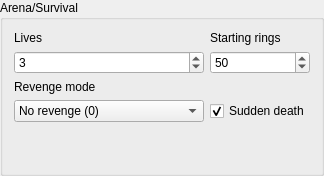
                                  <widget class="QGroupBox" name="groupBox_25">
                                   <property name="title">
                                    <string>Arena/Survival</string>
                                   </property>
                                   <layout class="QGridLayout" name="gridLayout_52">
                                    <item row="2" column="0">
                                     <widget class="QLabel" name="label_45">
                                      <property name="text">
                                       <string>Revenge mode</string>
                                      </property>
                                     </widget>
                                    </item>
                                    <item row="0" column="0">
                                     <widget class="QLabel" name="label_44">
                                      <property name="text">
                                       <string>Lives</string>
                                      </property>
                                     </widget>
                                    </item>
                                    <item row="1" column="0">
                                     <widget class="QSpinBox" name="Survival_livesInput">
                                      <property name="minimum">
                                       <number>1</number>
                                      </property>
                                      <property name="value">
                                       <number>3</number>
                                      </property>
                                     </widget>
                                    </item>
                                    <item row="3" column="0">
                                     <widget class="QComboBox" name="Survival_revengeCombobox">
                                      <property name="currentIndex">
                                       <number>0</number>
                                      </property>
                                      <item>
                                       <property name="text">
                                        <string>No revenge (0)</string>
                                       </property>
                                      </item>
                                      <item>
                                       <property name="text">
                                        <string>Revenge without respawn (1)</string>
                                       </property>
                                      </item>
                                      <item>
                                       <property name="text">
                                        <string>Revenge with respawn (2)</string>
                                       </property>
                                      </item>
                                     </widget>
                                    </item>
                                    <item row="1" column="1">
                                     <widget class="QSpinBox" name="Battle_startringsInput">
                                      <property name="toolTip">
                                       <string>battle_startrings</string>
                                      </property>
                                      <property name="minimum">
                                       <number>1</number>
                                      </property>
                                      <property name="maximum">
                                       <number>999</number>
                                      </property>
                                      <property name="value">
                                       <number>50</number>
                                      </property>
                                     </widget>
                                    </item>
                                    <item row="0" column="1">
                                     <widget class="QLabel" name="label_56">
                                      <property name="toolTip">
                                       <string>battle_startrings</string>
                                      </property>
                                      <property name="text">
                                       <string>Starting rings</string>
                                      </property>
                                     </widget>
                                    </item>
                                    <item row="3" column="1">
                                     <widget class="QCheckBox" name="Survival_suddendeathCheckbox">
                                      <property name="text">
                                       <string>Sudden death</string>
                                      </property>
                                      <property name="checked">
                                       <bool>true</bool>
                                      </property>
                                     </widget>
                                    </item>
                                    <item row="4" column="0">
                                     <spacer name="verticalSpacer_11">
                                      <property name="orientation">
                                       <enum>Qt::Vertical</enum>
                                      </property>
                                      <property name="sizeHint" stdset="0">
                                       <size>
                                        <width>20</width>
                                        <height>40</height>
                                       </size>
                                      </property>
                                     </spacer>
                                    </item>
                                   </layout>
                                  </widget>
